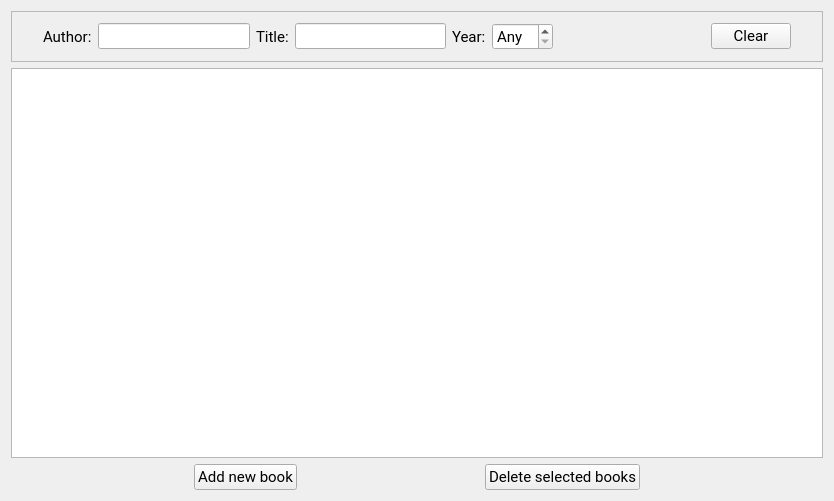
<?xml version="1.0" encoding="UTF-8"?>
<ui version="4.0">
 <class>MainWindow</class>
 <widget class="QMainWindow" name="MainWindow">
  <property name="enabled">
   <bool>true</bool>
  </property>
  <property name="geometry">
   <rect>
    <x>0</x>
    <y>0</y>
    <width>834</width>
    <height>501</height>
   </rect>
  </property>
  <property name="sizePolicy">
   <sizepolicy hsizetype="Preferred" vsizetype="Preferred">
    <horstretch>0</horstretch>
    <verstretch>0</verstretch>
   </sizepolicy>
  </property>
  <property name="minimumSize">
   <size>
    <width>0</width>
    <height>0</height>
   </size>
  </property>
  <property name="font">
   <font>
    <family>Roboto</family>
    <pointsize>10</pointsize>
   </font>
  </property>
  <property name="windowTitle">
   <string>Library</string>
  </property>
  <property name="layoutDirection">
   <enum>Qt::LeftToRight</enum>
  </property>
  <widget class="QWidget" name="centralWidget">
   <property name="sizePolicy">
    <sizepolicy hsizetype="Fixed" vsizetype="Fixed">
     <horstretch>0</horstretch>
     <verstretch>0</verstretch>
    </sizepolicy>
   </property>
   <property name="font">
    <font>
     <family>MS Sans Serif</family>
     <pointsize>11</pointsize>
    </font>
   </property>
   <layout class="QVBoxLayout" name="verticalLayout_2">
    <item>
     <widget class="QFrame" name="frame">
      <property name="sizePolicy">
       <sizepolicy hsizetype="Preferred" vsizetype="Preferred">
        <horstretch>0</horstretch>
        <verstretch>0</verstretch>
       </sizepolicy>
      </property>
      <property name="font">
       <font>
        <family>MS Sans Serif</family>
       </font>
      </property>
      <property name="styleSheet">
       <string notr="true"/>
      </property>
      <property name="frameShape">
       <enum>QFrame::StyledPanel</enum>
      </property>
      <property name="frameShadow">
       <enum>QFrame::Plain</enum>
      </property>
      <property name="lineWidth">
       <number>1</number>
      </property>
      <property name="midLineWidth">
       <number>0</number>
      </property>
      <layout class="QVBoxLayout" name="verticalLayout">
       <item>
        <layout class="QHBoxLayout" name="horizontalLayout">
         <property name="leftMargin">
          <number>20</number>
         </property>
         <property name="rightMargin">
          <number>20</number>
         </property>
         <item>
          <widget class="QLabel" name="author_lb">
           <property name="font">
            <font>
             <family>MS Sans Serif</family>
             <pointsize>11</pointsize>
            </font>
           </property>
           <property name="text">
            <string>Author:</string>
           </property>
          </widget>
         </item>
         <item>
          <widget class="QLineEdit" name="author_le">
           <property name="clearButtonEnabled">
            <bool>true</bool>
           </property>
          </widget>
         </item>
         <item>
          <widget class="QLabel" name="title_lb">
           <property name="font">
            <font>
             <family>MS Sans Serif</family>
             <pointsize>11</pointsize>
            </font>
           </property>
           <property name="text">
            <string>Title:</string>
           </property>
          </widget>
         </item>
         <item>
          <widget class="QLineEdit" name="title_le">
           <property name="clearButtonEnabled">
            <bool>true</bool>
           </property>
          </widget>
         </item>
         <item>
          <widget class="QLabel" name="year_lb">
           <property name="font">
            <font>
             <family>MS Sans Serif</family>
             <pointsize>11</pointsize>
            </font>
           </property>
           <property name="text">
            <string>Year:</string>
           </property>
          </widget>
         </item>
         <item>
          <widget class="QSpinBox" name="year_sb">
           <property name="sizePolicy">
            <sizepolicy hsizetype="Fixed" vsizetype="Fixed">
             <horstretch>0</horstretch>
             <verstretch>0</verstretch>
            </sizepolicy>
           </property>
           <property name="wrapping">
            <bool>false</bool>
           </property>
           <property name="frame">
            <bool>true</bool>
           </property>
           <property name="specialValueText">
            <string>Any</string>
           </property>
           <property name="minimum">
            <number>0</number>
           </property>
           <property name="maximum">
            <number>9999</number>
           </property>
           <property name="singleStep">
            <number>1</number>
           </property>
           <property name="value">
            <number>0</number>
           </property>
          </widget>
         </item>
         <item>
          <spacer name="horizontalSpacer">
           <property name="orientation">
            <enum>Qt::Horizontal</enum>
           </property>
           <property name="sizeHint" stdset="0">
            <size>
             <width>40</width>
             <height>20</height>
            </size>
           </property>
          </spacer>
         </item>
         <item>
          <widget class="QPushButton" name="clear_btn">
           <property name="font">
            <font>
             <family>MS Sans Serif</family>
             <pointsize>11</pointsize>
            </font>
           </property>
           <property name="text">
            <string>Clear</string>
           </property>
          </widget>
         </item>
        </layout>
       </item>
      </layout>
     </widget>
    </item>
    <item>
     <widget class="QTableView" name="books_tv">
      <property name="styleSheet">
       <string notr="true"/>
      </property>
      <property name="selectionMode">
       <enum>QAbstractItemView::MultiSelection</enum>
      </property>
      <property name="selectionBehavior">
       <enum>QAbstractItemView::SelectRows</enum>
      </property>
      <attribute name="horizontalHeaderCascadingSectionResizes">
       <bool>true</bool>
      </attribute>
      <attribute name="horizontalHeaderHighlightSections">
       <bool>false</bool>
      </attribute>
      <attribute name="horizontalHeaderStretchLastSection">
       <bool>false</bool>
      </attribute>
      <attribute name="verticalHeaderCascadingSectionResizes">
       <bool>false</bool>
      </attribute>
     </widget>
    </item>
    <item>
     <layout class="QHBoxLayout" name="horizontalLayout_2">
      <item>
       <spacer name="horizontalSpacer_2">
        <property name="orientation">
         <enum>Qt::Horizontal</enum>
        </property>
        <property name="sizeHint" stdset="0">
         <size>
          <width>40</width>
          <height>20</height>
         </size>
        </property>
       </spacer>
      </item>
      <item>
       <widget class="QPushButton" name="add_btn">
        <property name="text">
         <string>Add new book</string>
        </property>
       </widget>
      </item>
      <item>
       <spacer name="horizontalSpacer_4">
        <property name="orientation">
         <enum>Qt::Horizontal</enum>
        </property>
        <property name="sizeHint" stdset="0">
         <size>
          <width>40</width>
          <height>20</height>
         </size>
        </property>
       </spacer>
      </item>
      <item>
       <widget class="QPushButton" name="delete_btn">
        <property name="text">
         <string>Delete selected books</string>
        </property>
       </widget>
      </item>
      <item>
       <spacer name="horizontalSpacer_3">
        <property name="orientation">
         <enum>Qt::Horizontal</enum>
        </property>
        <property name="sizeHint" stdset="0">
         <size>
          <width>40</width>
          <height>20</height>
         </size>
        </property>
       </spacer>
      </item>
     </layout>
    </item>
   </layout>
  </widget>
  <widget class="QMenuBar" name="menuBar">
   <property name="geometry">
    <rect>
     <x>0</x>
     <y>0</y>
     <width>834</width>
     <height>21</height>
    </rect>
   </property>
  </widget>
 </widget>
 <layoutdefault spacing="6" margin="11"/>
 <resources/>
 <connections/>
</ui>
